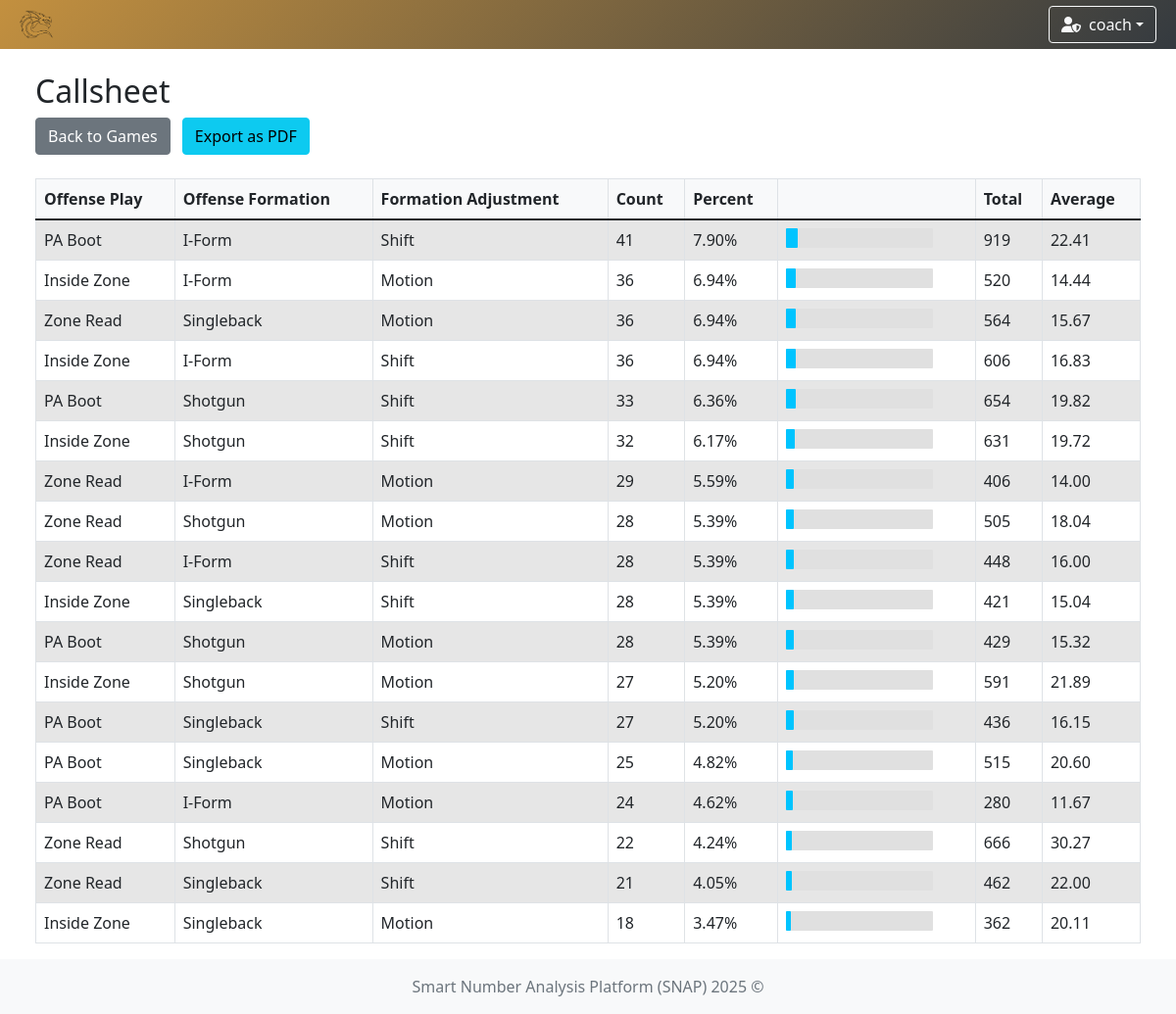
Page /callsheet (signed in) on the committed database.
### app/models/team.py (models this page shows)
class TeamModel(db.Model):
    __tablename__ = 'teams'
    id = db.Column(db.Integer, primary_key=True)
    name = db.Column(db.String(100), nullable=False, unique=True)  # prevent duplicate team names
    icon = db.Column(db.String(300), nullable=False)  # longer path for future-proofing
    primary_color = db.Column(db.String(20), nullable=False)
    secondary_color = db.Column(db.String(20), nullable=False)

### app/models/user.py (models this page shows)
class UserModel(db.Model, UserMixin):
    __tablename__ = 'user'
    id = db.Column(db.Integer, primary_key=True)
    username = db.Column(db.String(80), unique=True, nullable=False)
    password = db.Column(db.String(120), nullable=False)
    role = db.Column(db.String(10), nullable=False, default='user')
    team_id = db.Column(db.Integer, db.ForeignKey('teams.id'))
    team = db.relationship('TeamModel', backref='users')

### app/models/play.py (models this page shows)
class PlayModel(db.Model):
    __tablename__ = 'play'
    id = db.Column(db.Integer, primary_key=True)
    drive_id = db.Column(db.Integer, db.ForeignKey('drive.id'), nullable=False)
    odk = db.Column(db.String(1))  # O, D, or K
    quarter = db.Column(db.Integer)
    down = db.Column(db.Integer)
    distance = db.Column(db.Integer)
    yard_line = db.Column(db.Integer)
    play_type = db.Column(db.String(50))
    result = db.Column(db.String(50))
    gain_loss = db.Column(db.Integer)
    touchdown = db.Column(db.Boolean, default=False)
    penalty_type = db.Column(db.String(50))
    penalty_spot_yard = db.Column(db.Integer)
    foul_team = db.Column(db.String(1))# "H" (Home) oder "O" (Opponent)
    personnel = db.Column(db.String(20))
    off_form = db.Column(db.String(50))  # Offensive Formation
    form_str = db.Column(db.String(50))  # Formation Strength
    form_adj = db.Column(db.String(50))  # Formation Adjustment
    motion = db.Column(db.String(50))  # Motion
    protection = db.Column(db.String(50))  # Protection
    off_play = db.Column(db.String(50))  # Off Play
    dir_call = db.Column(db.String(50))  # Directional Call
    tag = db.Column(db.String(50))  # Tags
    hash = db.Column(db.String(1))  # New field for Hash (L, M, R)
    rusher_number = db.Column(db.Integer)
    passer = db.Column(db.Integer)
    receiver = db.Column(db.Integer)
    play_type1 = db.Column(db.String(50))
    defense_front = db.Column(db.String(50))
    defense_strongside = db.Column(db.String(50))
    blitz = db.Column(db.String(50))
    slants = db.Column(db.String(50))
    coverage = db.Column(db.String(50))
    tackler1 = db.Column(db.Integer)
    tackler2 = db.Column(db.Integer)
    interceptor = db.Column(db.Integer)
    returner = db.Column(db.Integer)
    returner_yard = db.Column(db.Integer)
    kicker = db.Column(db.Integer)
    kicker_yard = db.Column(db.Integer)

### app/controllers/call_sheet.py (the view)
    @login_required
    def callsheet(self) -> str:
        selected_team = request.args.get("Team")
        plays = []
        if selected_team:
            games = GameModel.query.filter(GameModel.away_team.has(name=selected_team))
            for game in games:
                for drive in game.drives:
                    for play in drive.plays:
                        plays.append(play)
        else:
            plays = PlayModel.query.filter(PlayModel.odk == 'O').all()
        callsheet_entries = self._process_plays(plays)
        return render_template(template_name_or_list='play/callsheet.html',
                               callsheet_entries=callsheet_entries)

### app/controllers/user.py (called while the page is built)
    @staticmethod
    def load_user(user_id):
        return UserModel.query.get(int(user_id))

### run.py (called while the page is built)
    def _inject_context(self) -> None:
        @self.app.context_processor
        def inject_teams() -> dict:
            try:
                teams = TeamModel.query.all()
                return dict(teams=teams)
            except Exception as e:
                print(f"[!] Error injecting teams: {str(e)} ({type(e).__name__})")
                return dict(teams=[])

### app/templates/play/callsheet.html (shortened to what this page needs)
{% extends "system/base.html" %}
{% block content %}
<div class="container-fluid">
    <div class="row mb-4">
        <div class="col">
            <h2>Callsheet</h2>
            <a href="{{ url_for('game_options') }}" class="btn btn-secondary">Back to Games</a>
            <button id="export-pdf" class="btn btn-info">Export as PDF</button>
        </div>
    </div>
    <div id="export-content">
        <div class="row">
            <div class="col">
                <div class="table-responsive">
                    <table id="callsheet-table" class="table table-striped table-bordered">
                        <thead>
                            <tr>
                                <th class="sortable">Offense Play</th>
                                <th class="sortable">Offense Formation</th>
                                <th class="sortable">Formation Adjustment</th>
                                <th class="sortable">Count</th>
                                <th class="sortable">Percent</th>
                                <th></th>
                                <th class="sortable">Total</th>
                                <th class="sortable">Average</th>
                            </tr>
                        </thead>
                        <tbody>
                            {% for entry in callsheet_entries %}
                            <tr>
                                <td>{{ entry.off_play }}</td>
                                <td>{{ entry.off_form }}</td>
                                <td>{{ entry.form_adj }}</td>
                                <td>{{ entry.count }}</td>
                                <td>{{ "%.2f"|format(entry.percent) }}%</td>
                                <td>
                                    <div style="width: 150px; background-color: #e0e0e0; border-radius: 1px;">
                                        <div style="width: {{ entry.percent }}%; height: 20px; background-color: #00c4ff; border-radius: 1px;"></div>
                                    </div>
                                </td>
                                <td>{{ entry.total }}</td>
                                <td>{{ "%.2f"|format(entry.average) }}</td>
                            </tr>
                            {% endfor %}
                        </tbody>
                    </table>
                </div>
            </div>
        </div>
    </div>
</div>
{% endblock %}

### app/templates/system/base.html (shortened to what this page needs)
<!DOCTYPE html>
<html lang="en">
<head>
    <link href="https://cdn.jsdelivr.net/npm/bootstrap@5.1.3/dist/css/bootstrap.min.css" rel="stylesheet"/>
    <link rel="stylesheet" href="https://cdn.jsdelivr.net/npm/bootstrap-icons@1.11.3/font/bootstrap-icons.css"/>
    <link rel="stylesheet" href="https://cdnjs.cloudflare.com/ajax/libs/font-awesome/6.5.0/css/all.min.css"/>
    <link href="https://cdn.jsdelivr.net/npm/select2@4.1.0-rc.0/dist/css/select2.min.css" rel="stylesheet"/>
    <link href="https://cdn.jsdelivr.net/npm/select2-bootstrap-5-theme@1.3.0/dist/select2-bootstrap-5-theme.min.css" rel="stylesheet"/>
    <link href="https://cdn.datatables.net/1.13.6/css/dataTables.bootstrap5.min.css" rel="stylesheet"/>
    <link rel="stylesheet" href="https://cdn.datatables.net/fixedcolumns/4.3.0/css/fixedColumns.bootstrap5.min.css"/>
    <link rel="stylesheet" href="{{ url_for('static', filename='styles.css') }}"/>
</head>
<body class="{% block body_class %}{% endblock %}">
{% if current_user.is_authenticated %}
    {% set ns = namespace(navbar_color='background: linear-gradient(135deg, #4b6cb7, #182848);', team_found=False) %}
    {% if current_user.team %}
        {% set ns.navbar_color = 'background: linear-gradient(135deg, ' ~ current_user.team.primary_color ~ ', #343a40);' %}
        {% set ns.team_found = True %}
    {% endif %}
    <nav class="navbar navbar-expand-lg navbar-dark" style="{{ ns.navbar_color }}">
        <div class="container-fluid position-relative">
            <a class="navbar-brand d-flex align-items-center" href="{{ url_for('index') }}">
                {% if current_user.team and ns.team_found %}
                    <img class="team-logo" src="{{ current_user.team.icon }}" alt="{{ current_user.team.name }} logo"/>
                {% else %}
                    <a href="{{ url_for('game_options') }}" class="btn btn-outline-light me-2" title="Home">
                        <i class="fas fa-home"></i>
                    </a>
                {% endif %}
            </a>
            <div class="ms-auto d-flex align-items-center">
                <div class="dropdown me-2">
                    <button class="btn btn-outline-light dropdown-toggle d-flex align-items-center" type="button"
                            id="userDropdown" data-bs-toggle="dropdown" aria-expanded="false">
                        {% if current_user.role == 'admin' %}
                            <i class="fas fa-user-shield me-2"></i>
                        {% else %}
                            <i class="fas fa-user me-2"></i>
                        {% endif %}
                        {{ current_user.username }}
                    </button>
                </div>
            </div>
        </div>
    </nav>
{% endif %}
<div class="content-wrapper">
    <div class="container-fluid mt-4 px-4">
        <div id="toast-container" class="toast-container position-fixed bottom-0 end-0 p-3" style="z-index: 1100;">
        </div>
        {% block content %}{% endblock %}
    </div>
</div>
<footer class="footer mt-auto py-3 bg-light">
    <div class="container text-center">
        <span class="text-muted">Smart Number Analysis Platform (SNAP) 2025 ©</span>
    </div>
</footer>
</body>
</html>

### app/static/styles.css (style rules this page uses)
.navbar { transition: background-color 0.5s ease; height: 50px; }
.team-logo { animation: fadeIn 0.5s ease, pulse 1s ease-in-out; width: 50px; height: auto; }
html, body { height: 100%; margin: 0; padding: 0; }
body { display: flex; flex-direction: column; min-height: 100vh; }
.content-wrapper { flex: 1 0 auto; }
.footer { flex-shrink: 0; background-color: #f8f9fa; padding: 1rem 0; margin-top: auto; }
.table-responsive { margin-top: 0 !important; overflow-x: auto; }
.btn + .btn { margin-left: 0.5rem; }
.table-responsive { overflow-x: auto; }
.table th, .table td { white-space: nowrap; padding: 0.5rem; }
.table thead th { background-color: #f8f9fa; font-weight: bold; }
.table-striped tbody tr:nth-of-type(odd) { background-color: rgba(0, 0, 0, 0.05); }

### app/templates/play/callsheet.html (style rules this page uses)
th.sortable { cursor: pointer; transition: background-color 0.2s ease; }

### rows in the picture
TeamModel: team.icon (picture)
UserModel: username "coach"
PlayModel: off_play "PA Boot", off_form "I-Form", form_adj "Shift", count "41", percent "7.90", {{ entry.percent }} 7.89980732177264 (drawn), total "919", average "22.41"
PlayModel: off_play "Inside Zone", off_form "I-Form", form_adj "Motion", count "36", percent "6.94", {{ entry.percent }} 6.9364161849710975 (drawn), total "520", average "14.44"
PlayModel: off_play "Zone Read", off_form "Singleback", form_adj "Motion", count "36", percent "6.94", {{ entry.percent }} 6.9364161849710975 (drawn), total "564", average "15.67"
PlayModel: off_play "Inside Zone", off_form "I-Form", form_adj "Shift", count "36", percent "6.94", {{ entry.percent }} 6.9364161849710975 (drawn), total "606", average "16.83"
PlayModel: off_play "PA Boot", off_form "Shotgun", form_adj "Shift", count "33", percent "6.36", {{ entry.percent }} 6.358381502890173 (drawn), total "654", average "19.82"
PlayModel: off_play "Inside Zone", off_form "Shotgun", form_adj "Shift", count "32", percent "6.17", {{ entry.percent }} 6.165703275529865 (drawn), total "631", average "19.72"
PlayModel: off_play "Zone Read", off_form "I-Form", form_adj "Motion", count "29", percent "5.59", {{ entry.percent }} 5.5876685934489405 (drawn), total "406", average "14.00"
PlayModel: off_play "Zone Read", off_form "Shotgun", form_adj "Motion", count "28", percent "5.39", {{ entry.percent }} 5.394990366088632 (drawn), total "505", average "18.04"
PlayModel: off_play "Zone Read", off_form "I-Form", form_adj "Shift", count "28", percent "5.39", {{ entry.percent }} 5.394990366088632 (drawn), total "448", average "16.00"
PlayModel: off_play "Inside Zone", off_form "Singleback", form_adj "Shift", count "28", percent "5.39", {{ entry.percent }} 5.394990366088632 (drawn), total "421", average "15.04"
PlayModel: off_play "PA Boot", off_form "Shotgun", form_adj "Motion", count "28", percent "5.39", {{ entry.percent }} 5.394990366088632 (drawn), total "429", average "15.32"
PlayModel: off_play "Inside Zone", off_form "Shotgun", form_adj "Motion", count "27", percent "5.20", {{ entry.percent }} 5.202312138728324 (drawn), total "591", average "21.89"
PlayModel: off_play "PA Boot", off_form "Singleback", form_adj "Shift", count "27", percent "5.20", {{ entry.percent }} 5.202312138728324 (drawn), total "436", average "16.15"
PlayModel: off_play "PA Boot", off_form "Singleback", form_adj "Motion", count "25", percent "4.82", {{ entry.percent }} 4.8169556840077075 (drawn), total "515", average "20.60"
PlayModel: off_play "PA Boot", off_form "I-Form", form_adj "Motion", count "24", percent "4.62", {{ entry.percent }} 4.624277456647398 (drawn), total "280", average "11.67"
PlayModel: off_play "Zone Read", off_form "Shotgun", form_adj "Shift", count "22", percent "4.24", {{ entry.percent }} 4.238921001926782 (drawn), total "666", average "30.27"
PlayModel: off_play "Zone Read", off_form "Singleback", form_adj "Shift", count "21", percent "4.05", {{ entry.percent }} 4.046242774566474 (drawn), total "462", average "22.00"
PlayModel: off_play "Inside Zone", off_form "Singleback", form_adj "Motion", count "18", percent "3.47", {{ entry.percent }} 3.4682080924855487 (drawn), total "362", average "20.11"
